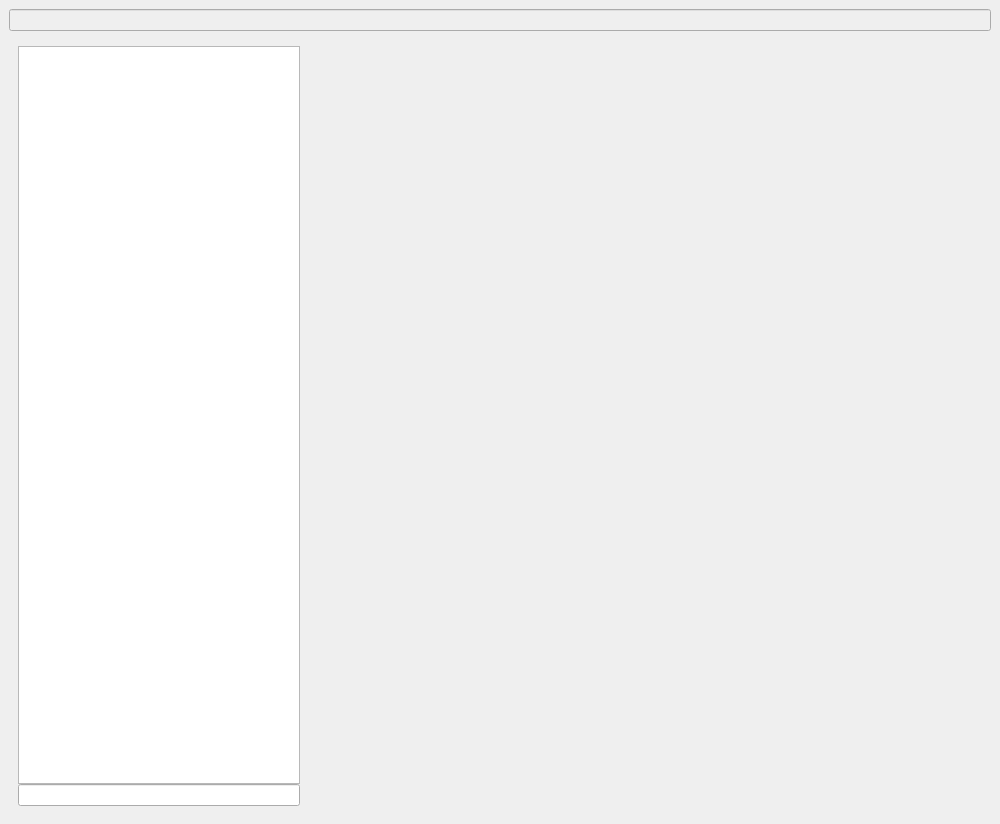
<?xml version="1.0" encoding="UTF-8"?>
<ui version="4.0">
 <class>MainWindow</class>
 <widget class="QMainWindow" name="MainWindow">
  <property name="geometry">
   <rect>
    <x>0</x>
    <y>0</y>
    <width>1000</width>
    <height>824</height>
   </rect>
  </property>
  <property name="sizePolicy">
   <sizepolicy hsizetype="Preferred" vsizetype="Preferred">
    <horstretch>0</horstretch>
    <verstretch>0</verstretch>
   </sizepolicy>
  </property>
  <property name="windowTitle">
   <string>Picks</string>
  </property>
  <widget class="QWidget" name="centralwidget">
   <layout class="QHBoxLayout" name="horizontalLayout">
    <item>
     <layout class="QVBoxLayout" name="verticalLayout">
      <item>
       <widget class="QLineEdit" name="le_directory">
        <property name="enabled">
         <bool>false</bool>
        </property>
       </widget>
      </item>
      <item>
       <layout class="QHBoxLayout" name="horizontalLayout_2">
        <item>
         <widget class="QWidget" name="frm_filelist" native="true">
          <property name="minimumSize">
           <size>
            <width>300</width>
            <height>100</height>
           </size>
          </property>
          <property name="maximumSize">
           <size>
            <width>300</width>
            <height>16777215</height>
           </size>
          </property>
          <layout class="QVBoxLayout" name="verticalLayout_2">
           <property name="spacing">
            <number>0</number>
           </property>
           <item>
            <widget class="QListWidget" name="lst_files">
             <property name="editTriggers">
              <set>QAbstractItemView::NoEditTriggers</set>
             </property>
            </widget>
           </item>
           <item>
            <widget class="QLineEdit" name="txt_filter"/>
           </item>
          </layout>
         </widget>
        </item>
        <item>
         <widget class="QLabel" name="lbl_viewer">
          <property name="sizePolicy">
           <sizepolicy hsizetype="MinimumExpanding" vsizetype="MinimumExpanding">
            <horstretch>0</horstretch>
            <verstretch>0</verstretch>
           </sizepolicy>
          </property>
          <property name="minimumSize">
           <size>
            <width>1</width>
            <height>1</height>
           </size>
          </property>
          <property name="autoFillBackground">
           <bool>true</bool>
          </property>
          <property name="text">
           <string/>
          </property>
          <property name="scaledContents">
           <bool>false</bool>
          </property>
          <property name="alignment">
           <set>Qt::AlignCenter</set>
          </property>
         </widget>
        </item>
       </layout>
      </item>
     </layout>
    </item>
   </layout>
  </widget>
 </widget>
 <resources/>
 <connections/>
</ui>
